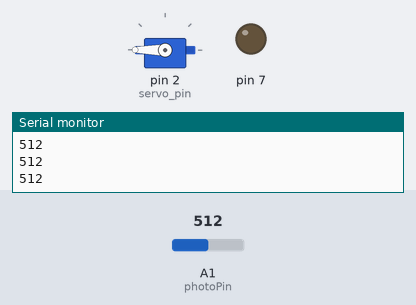
Simulated run of this sketch. Board: Arduino Uno, built with avr-gcc and run on an emulated ATmega328P. Parts: servo, output pins drawn as LEDs (lit = HIGH), the last lines printed to the serial monitor. The inputs (shaded band) are chosen by the test bench; at power-on: A1 (photoPin) = 512.

Above: at 1.2 s.
1.3 s: A1 (photoPin) set to 306
At 2.3 s:
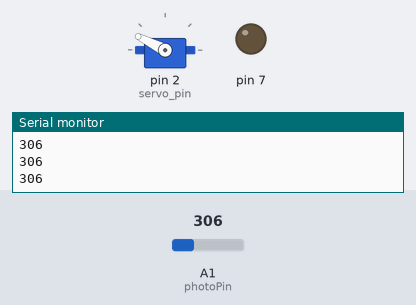
2.8 s: A1 (photoPin) set to 122
At 3.6 s:
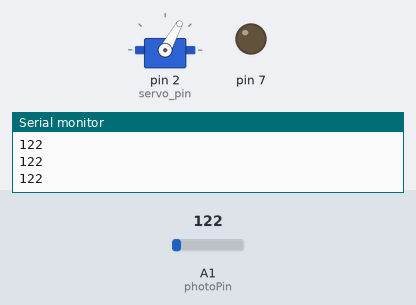
4.3 s: A1 (photoPin) set to 0
At 4.6 s:
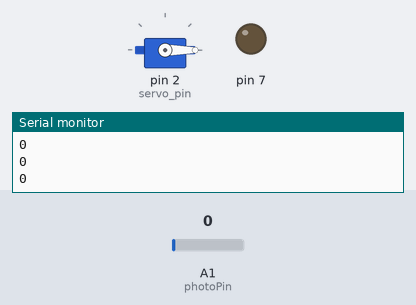
5.8 s: A1 (photoPin) set to 511
At 7.0 s:
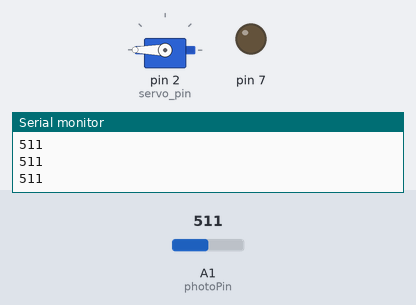
7.3 s: A1 (photoPin) set to 984
8.8 s: A1 (photoPin) set to 1009
At 9.3 s:
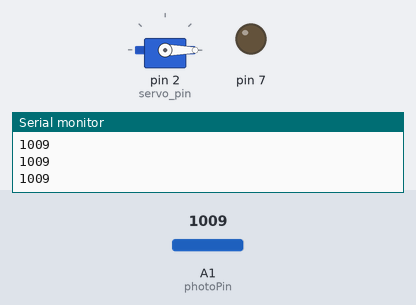
Timing chart, 0 to 11.3 s (numbered marks = the images above; inputs shaded):
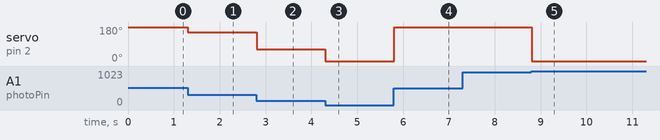

Measured:
- the behaviour switches between 999 and 1000 on A1 (photoPin) (found by bisection; images 4 and 5)
- after the input at 1.3 s, servo on pin 2 (servo_pin): 180° → 153° at once
- after the input at 2.8 s, servo on pin 2 (servo_pin): 153° → 61° at once
- after the input at 4.3 s, servo on pin 2 (servo_pin): 61° → 0° at once
- after the input at 5.8 s, servo on pin 2 (servo_pin): 0° → 180° at once
- after the input at 8.8 s, servo on pin 2 (servo_pin): 180° → 0° at once

The sketch:

P1challenge6controllwithknob.ino
```cpp
#include <Servo.h>

int servo_pin = 2;
int photoPin=A1;
int lightLevel;

Servo servoMain;

void setup(){
    servoMain.attach(servo_pin);
    Serial.begin(9600);
    pinMode(7,OUTPUT);
  }
void loop(){
  lightLevel = analogRead(photoPin);
  Serial.println(lightLevel);
  servoMain.write(lightLevel/2);
  }
```
